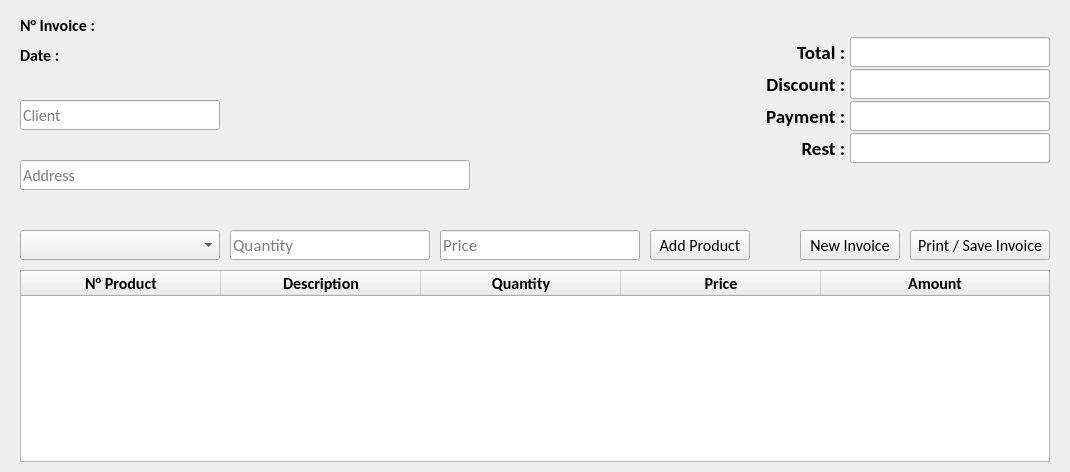
      <widget class="QWidget" name="page_2">
       <layout class="QGridLayout" name="gridLayout_7">
        <property name="leftMargin">
         <number>20</number>
        </property>
        <property name="topMargin">
         <number>10</number>
        </property>
        <property name="rightMargin">
         <number>20</number>
        </property>
        <property name="bottomMargin">
         <number>10</number>
        </property>
        <property name="horizontalSpacing">
         <number>0</number>
        </property>
        <property name="verticalSpacing">
         <number>10</number>
        </property>
        <item row="2" column="0">
         <widget class="QTableWidget" name="table">
          <property name="font">
           <font>
            <family>Calibri</family>
            <pointsize>12</pointsize>
           </font>
          </property>
          <attribute name="horizontalHeaderDefaultSectionSize">
           <number>200</number>
          </attribute>
          <attribute name="horizontalHeaderStretchLastSection">
           <bool>true</bool>
          </attribute>
          <attribute name="verticalHeaderVisible">
           <bool>false</bool>
          </attribute>
          <column>
           <property name="text">
            <string>N° Product</string>
           </property>
           <property name="font">
            <font>
             <family>Calibri</family>
             <pointsize>12</pointsize>
             <bold>true</bold>
            </font>
           </property>
          </column>
          <column>
           <property name="text">
            <string>Description</string>
           </property>
           <property name="font">
            <font>
             <family>Calibri</family>
             <pointsize>12</pointsize>
             <bold>true</bold>
            </font>
           </property>
          </column>
          <column>
           <property name="text">
            <string>Quantity</string>
           </property>
           <property name="font">
            <font>
             <family>Calibri</family>
             <pointsize>12</pointsize>
             <bold>true</bold>
            </font>
           </property>
          </column>
          <column>
           <property name="text">
            <string>Price</string>
           </property>
           <property name="font">
            <font>
             <family>Calibri</family>
             <pointsize>12</pointsize>
             <bold>true</bold>
            </font>
           </property>
          </column>
          <column>
           <property name="text">
            <string>Amount</string>
           </property>
           <property name="font">
            <font>
             <family>Calibri</family>
             <pointsize>12</pointsize>
             <bold>true</bold>
            </font>
           </property>
          </column>
         </widget>
        </item>
        <item row="0" column="0">
         <widget class="QWidget" name="widget" native="true">
          <property name="minimumSize">
           <size>
            <width>0</width>
            <height>180</height>
           </size>
          </property>
          <property name="maximumSize">
           <size>
            <width>16777215</width>
            <height>180</height>
           </size>
          </property>
          <layout class="QGridLayout" name="gridLayout_5">
           <property name="leftMargin">
            <number>0</number>
           </property>
           <property name="topMargin">
            <number>0</number>
           </property>
           <property name="rightMargin">
            <number>0</number>
           </property>
           <property name="bottomMargin">
            <number>0</number>
           </property>
           <property name="spacing">
            <number>0</number>
           </property>
           <item row="0" column="1">
            <spacer name="horizontalSpacer_3">
             <property name="orientation">
              <enum>Qt::Orientation::Horizontal</enum>
             </property>
             <property name="sizeHint" stdset="0">
              <size>
               <width>40</width>
               <height>20</height>
              </size>
             </property>
            </spacer>
           </item>
           <item row="0" column="0">
            <widget class="QWidget" name="widget" native="true">
             <property name="minimumSize">
              <size>
               <width>200</width>
               <height>60</height>
              </size>
             </property>
             <property name="maximumSize">
              <size>
               <width>200</width>
               <height>60</height>
              </size>
             </property>
             <layout class="QGridLayout" name="gridLayout_4">
              <property name="leftMargin">
               <number>0</number>
              </property>
              <property name="topMargin">
               <number>0</number>
              </property>
              <property name="rightMargin">
               <number>0</number>
              </property>
              <property name="bottomMargin">
               <number>0</number>
              </property>
              <property name="spacing">
               <number>0</number>
              </property>
              <item row="0" column="0">
               <widget class="QLabel" name="label_6">
                <property name="minimumSize">
                 <size>
                  <width>100</width>
                  <height>30</height>
                 </size>
                </property>
                <property name="maximumSize">
                 <size>
                  <width>100</width>
                  <height>30</height>
                 </size>
                </property>
                <property name="font">
                 <font>
                  <family>Calibri</family>
                  <pointsize>12</pointsize>
                  <bold>true</bold>
                 </font>
                </property>
                <property name="text">
                 <string>N° Invoice :</string>
                </property>
               </widget>
              </item>
              <item row="0" column="1">
               <widget class="QLabel" name="n_invoice">
                <property name="minimumSize">
                 <size>
                  <width>100</width>
                  <height>30</height>
                 </size>
                </property>
                <property name="maximumSize">
                 <size>
                  <width>100</width>
                  <height>30</height>
                 </size>
                </property>
                <property name="font">
                 <font>
                  <family>Calibri</family>
                  <pointsize>12</pointsize>
                 </font>
                </property>
                <property name="text">
                 <string/>
                </property>
                <property name="alignment">
                 <set>Qt::AlignmentFlag::AlignRight|Qt::AlignmentFlag::AlignTrailing|Qt::AlignmentFlag::AlignVCenter</set>
                </property>
               </widget>
              </item>
              <item row="1" column="0">
               <widget class="QLabel" name="label_8">
                <property name="minimumSize">
                 <size>
                  <width>100</width>
                  <height>30</height>
                 </size>
                </property>
                <property name="maximumSize">
                 <size>
                  <width>100</width>
                  <height>30</height>
                 </size>
                </property>
                <property name="font">
                 <font>
                  <family>Calibri</family>
                  <pointsize>12</pointsize>
                  <bold>true</bold>
                 </font>
                </property>
                <property name="text">
                 <string>Date :</string>
                </property>
               </widget>
              </item>
              <item row="1" column="1">
               <widget class="QLabel" name="date">
                <property name="minimumSize">
                 <size>
                  <width>100</width>
                  <height>30</height>
                 </size>
                </property>
                <property name="maximumSize">
                 <size>
                  <width>100</width>
                  <height>30</height>
                 </size>
                </property>
                <property name="font">
                 <font>
                  <family>Calibri</family>
                  <pointsize>12</pointsize>
                 </font>
                </property>
                <property name="text">
                 <string/>
                </property>
                <property name="alignment">
                 <set>Qt::AlignmentFlag::AlignRight|Qt::AlignmentFlag::AlignTrailing|Qt::AlignmentFlag::AlignVCenter</set>
                </property>
               </widget>
              </item>
             </layout>
            </widget>
           </item>
           <item row="1" column="0">
            <widget class="QWidget" name="widget" native="true">
             <property name="minimumSize">
              <size>
               <width>450</width>
               <height>120</height>
              </size>
             </property>
             <property name="maximumSize">
              <size>
               <width>450</width>
               <height>120</height>
              </size>
             </property>
             <layout class="QVBoxLayout" name="verticalLayout_2" stretch="0,0,0,0">
              <property name="spacing">
               <number>0</number>
              </property>
              <property name="leftMargin">
               <number>0</number>
              </property>
              <property name="topMargin">
               <number>0</number>
              </property>
              <property name="rightMargin">
               <number>0</number>
              </property>
              <property name="bottomMargin">
               <number>0</number>
              </property>
              <item>
               <widget class="QLabel" name="label_14">
                <property name="minimumSize">
                 <size>
                  <width>200</width>
                  <height>30</height>
                 </size>
                </property>
                <property name="maximumSize">
                 <size>
                  <width>200</width>
                  <height>30</height>
                 </size>
                </property>
                <property name="font">
                 <font>
                  <family>Calibri</family>
                  <pointsize>10</pointsize>
                 </font>
                </property>
                <property name="text">
                 <string/>
                </property>
                <property name="alignment">
                 <set>Qt::AlignmentFlag::AlignBottom|Qt::AlignmentFlag::AlignLeading|Qt::AlignmentFlag::AlignLeft</set>
                </property>
               </widget>
              </item>
              <item>
               <widget class="QLineEdit" name="client">
                <property name="minimumSize">
                 <size>
                  <width>200</width>
                  <height>30</height>
                 </size>
                </property>
                <property name="maximumSize">
                 <size>
                  <width>200</width>
                  <height>30</height>
                 </size>
                </property>
                <property name="font">
                 <font>
                  <family>Calibri</family>
                  <pointsize>12</pointsize>
                 </font>
                </property>
                <property name="text">
                 <string/>
                </property>
                <property name="placeholderText">
                 <string>Client</string>
                </property>
               </widget>
              </item>
              <item>
               <widget class="QLabel" name="label_15">
                <property name="minimumSize">
                 <size>
                  <width>450</width>
                  <height>30</height>
                 </size>
                </property>
                <property name="maximumSize">
                 <size>
                  <width>450</width>
                  <height>30</height>
                 </size>
                </property>
                <property name="font">
                 <font>
                  <family>Calibri</family>
                  <pointsize>10</pointsize>
                 </font>
                </property>
                <property name="text">
                 <string/>
                </property>
                <property name="alignment">
                 <set>Qt::AlignmentFlag::AlignBottom|Qt::AlignmentFlag::AlignLeading|Qt::AlignmentFlag::AlignLeft</set>
                </property>
               </widget>
              </item>
              <item>
               <widget class="QLineEdit" name="address_client">
                <property name="minimumSize">
                 <size>
                  <width>450</width>
                  <height>30</height>
                 </size>
                </property>
                <property name="maximumSize">
                 <size>
                  <width>450</width>
                  <height>30</height>
                 </size>
                </property>
                <property name="font">
                 <font>
                  <family>Calibri</family>
                  <pointsize>12</pointsize>
                 </font>
                </property>
                <property name="placeholderText">
                 <string>Address</string>
                </property>
               </widget>
              </item>
             </layout>
            </widget>
           </item>
           <item row="0" column="2" rowspan="2">
            <widget class="QWidget" name="widget" native="true">
             <property name="minimumSize">
              <size>
               <width>305</width>
               <height>130</height>
              </size>
             </property>
             <property name="maximumSize">
              <size>
               <width>305</width>
               <height>130</height>
              </size>
             </property>
             <layout class="QGridLayout" name="gridLayout_3">
              <property name="leftMargin">
               <number>0</number>
              </property>
              <property name="topMargin">
               <number>0</number>
              </property>
              <property name="rightMargin">
               <number>0</number>
              </property>
              <property name="bottomMargin">
               <number>0</number>
              </property>
              <property name="horizontalSpacing">
               <number>5</number>
              </property>
              <property name="verticalSpacing">
               <number>0</number>
              </property>
              <item row="0" column="0">
               <widget class="QLabel" name="label_10">
                <property name="minimumSize">
                 <size>
                  <width>100</width>
                  <height>30</height>
                 </size>
                </property>
                <property name="maximumSize">
                 <size>
                  <width>100</width>
                  <height>30</height>
                 </size>
                </property>
                <property name="font">
                 <font>
                  <family>Calibri</family>
                  <pointsize>14</pointsize>
                  <bold>true</bold>
                 </font>
                </property>
                <property name="layoutDirection">
                 <enum>Qt::LayoutDirection::LeftToRight</enum>
                </property>
                <property name="text">
                 <string>Total :</string>
                </property>
                <property name="alignment">
                 <set>Qt::AlignmentFlag::AlignRight|Qt::AlignmentFlag::AlignTrailing|Qt::AlignmentFlag::AlignVCenter</set>
                </property>
               </widget>
              </item>
              <item row="0" column="1">
               <widget class="QLineEdit" name="total">
                <property name="minimumSize">
                 <size>
                  <width>200</width>
                  <height>30</height>
                 </size>
                </property>
                <property name="maximumSize">
                 <size>
                  <width>200</width>
                  <height>30</height>
                 </size>
                </property>
                <property name="font">
                 <font>
                  <family>Calibri</family>
                  <pointsize>14</pointsize>
                 </font>
                </property>
                <property name="text">
                 <string/>
                </property>
                <property name="alignment">
                 <set>Qt::AlignmentFlag::AlignCenter</set>
                </property>
               </widget>
              </item>
              <item row="1" column="0">
               <widget class="QLabel" name="label_11">
                <property name="minimumSize">
                 <size>
                  <width>100</width>
                  <height>30</height>
                 </size>
                </property>
                <property name="maximumSize">
                 <size>
                  <width>100</width>
                  <height>30</height>
                 </size>
                </property>
                <property name="font">
                 <font>
                  <family>Calibri</family>
                  <pointsize>14</pointsize>
                  <bold>true</bold>
                 </font>
                </property>
                <property name="layoutDirection">
                 <enum>Qt::LayoutDirection::LeftToRight</enum>
                </property>
                <property name="text">
                 <string>Discount :</string>
                </property>
                <property name="alignment">
                 <set>Qt::AlignmentFlag::AlignRight|Qt::AlignmentFlag::AlignTrailing|Qt::AlignmentFlag::AlignVCenter</set>
                </property>
               </widget>
              </item>
              <item row="1" column="1">
               <widget class="QLineEdit" name="discount">
                <property name="minimumSize">
                 <size>
                  <width>200</width>
                  <height>30</height>
                 </size>
                </property>
                <property name="maximumSize">
                 <size>
                  <width>200</width>
                  <height>30</height>
                 </size>
                </property>
                <property name="font">
                 <font>
                  <family>Calibri</family>
                  <pointsize>14</pointsize>
                 </font>
                </property>
                <property name="alignment">
                 <set>Qt::AlignmentFlag::AlignCenter</set>
                </property>
               </widget>
              </item>
              <item row="2" column="0">
               <widget class="QLabel" name="label_12">
                <property name="minimumSize">
                 <size>
                  <width>100</width>
                  <height>30</height>
                 </size>
                </property>
                <property name="maximumSize">
                 <size>
                  <width>100</width>
                  <height>30</height>
                 </size>
                </property>
                <property name="font">
                 <font>
                  <family>Calibri</family>
                  <pointsize>14</pointsize>
                  <bold>true</bold>
                 </font>
                </property>
                <property name="layoutDirection">
                 <enum>Qt::LayoutDirection::LeftToRight</enum>
                </property>
                <property name="text">
                 <string>Payment :</string>
                </property>
                <property name="alignment">
                 <set>Qt::AlignmentFlag::AlignRight|Qt::AlignmentFlag::AlignTrailing|Qt::AlignmentFlag::AlignVCenter</set>
                </property>
               </widget>
              </item>
              <item row="2" column="1">
               <widget class="QLineEdit" name="payment">
                <property name="minimumSize">
                 <size>
                  <width>200</width>
                  <height>30</height>
                 </size>
                </property>
                <property name="maximumSize">
                 <size>
                  <width>200</width>
                  <height>30</height>
                 </size>
                </property>
                <property name="font">
                 <font>
                  <family>Calibri</family>
                  <pointsize>14</pointsize>
                 </font>
                </property>
                <property name="alignment">
                 <set>Qt::AlignmentFlag::AlignCenter</set>
                </property>
               </widget>
              </item>
              <item row="3" column="0">
               <widget class="QLabel" name="label_13">
                <property name="minimumSize">
                 <size>
                  <width>100</width>
                  <height>30</height>
                 </size>
                </property>
                <property name="maximumSize">
                 <size>
                  <width>100</width>
                  <height>30</height>
                 </size>
                </property>
                <property name="font">
                 <font>
                  <family>Calibri</family>
                  <pointsize>14</pointsize>
                  <bold>true</bold>
                 </font>
                </property>
                <property name="layoutDirection">
                 <enum>Qt::LayoutDirection::LeftToRight</enum>
                </property>
                <property name="text">
                 <string>Rest :</string>
                </property>
                <property name="alignment">
                 <set>Qt::AlignmentFlag::AlignRight|Qt::AlignmentFlag::AlignTrailing|Qt::AlignmentFlag::AlignVCenter</set>
                </property>
               </widget>
              </item>
              <item row="3" column="1">
               <widget class="QLineEdit" name="rest">
                <property name="minimumSize">
                 <size>
                  <width>200</width>
                  <height>30</height>
                 </size>
                </property>
                <property name="maximumSize">
                 <size>
                  <width>200</width>
                  <height>30</height>
                 </size>
                </property>
                <property name="font">
                 <font>
                  <family>Calibri</family>
                  <pointsize>14</pointsize>
                 </font>
                </property>
                <property name="alignment">
                 <set>Qt::AlignmentFlag::AlignCenter</set>
                </property>
               </widget>
              </item>
             </layout>
            </widget>
           </item>
          </layout>
         </widget>
        </item>
        <item row="1" column="0">
         <widget class="QWidget" name="widget_3" native="true">
          <property name="minimumSize">
           <size>
            <width>0</width>
            <height>60</height>
           </size>
          </property>
          <property name="maximumSize">
           <size>
            <width>16777215</width>
            <height>60</height>
           </size>
          </property>
          <layout class="QGridLayout" name="gridLayout_6">
           <property name="leftMargin">
            <number>0</number>
           </property>
           <property name="topMargin">
            <number>0</number>
           </property>
           <property name="rightMargin">
            <number>0</number>
           </property>
           <property name="bottomMargin">
            <number>0</number>
           </property>
           <property name="horizontalSpacing">
            <number>10</number>
           </property>
           <property name="verticalSpacing">
            <number>0</number>
           </property>
           <item row="0" column="1">
            <widget class="QLabel" name="label_17">
             <property name="minimumSize">
              <size>
               <width>200</width>
               <height>30</height>
              </size>
             </property>
             <property name="maximumSize">
              <size>
               <width>200</width>
               <height>30</height>
              </size>
             </property>
             <property name="font">
              <font>
               <family>Calibri</family>
               <pointsize>10</pointsize>
              </font>
             </property>
             <property name="text">
              <string/>
             </property>
             <property name="alignment">
              <set>Qt::AlignmentFlag::AlignBottom|Qt::AlignmentFlag::AlignLeading|Qt::AlignmentFlag::AlignLeft</set>
             </property>
            </widget>
           </item>
           <item row="1" column="6">
            <widget class="QPushButton" name="printSaveInvoice">
             <property name="minimumSize">
              <size>
               <width>140</width>
               <height>30</height>
              </size>
             </property>
             <property name="maximumSize">
              <size>
               <width>140</width>
               <height>30</height>
              </size>
             </property>
             <property name="font">
              <font>
               <family>Calibri</family>
               <pointsize>12</pointsize>
              </font>
             </property>
             <property name="text">
              <string>Print / Save Invoice</string>
             </property>
            </widget>
           </item>
           <item row="1" column="5">
            <widget class="QPushButton" name="newInvoice">
             <property name="minimumSize">
              <size>
               <width>100</width>
               <height>30</height>
              </size>
             </property>
             <property name="maximumSize">
              <size>
               <width>100</width>
               <height>30</height>
              </size>
             </property>
             <property name="font">
              <font>
               <family>Calibri</family>
               <pointsize>12</pointsize>
              </font>
             </property>
             <property name="text">
              <string>New Invoice</string>
             </property>
            </widget>
           </item>
           <item row="0" column="2">
            <widget class="QLabel" name="label_16">
             <property name="minimumSize">
              <size>
               <width>200</width>
               <height>30</height>
              </size>
             </property>
             <property name="maximumSize">
              <size>
               <width>200</width>
               <height>30</height>
              </size>
             </property>
             <property name="font">
              <font>
               <family>Calibri</family>
               <pointsize>10</pointsize>
              </font>
             </property>
             <property name="text">
              <string/>
             </property>
             <property name="alignment">
              <set>Qt::AlignmentFlag::AlignBottom|Qt::AlignmentFlag::AlignLeading|Qt::AlignmentFlag::AlignLeft</set>
             </property>
            </widget>
           </item>
           <item row="1" column="1">
            <widget class="QLineEdit" name="quantity">
             <property name="minimumSize">
              <size>
               <width>200</width>
               <height>30</height>
              </size>
             </property>
             <property name="maximumSize">
              <size>
               <width>200</width>
               <height>30</height>
              </size>
             </property>
             <property name="font">
              <font>
               <family>Calibri</family>
               <pointsize>13</pointsize>
              </font>
             </property>
             <property name="text">
              <string/>
             </property>
             <property name="alignment">
              <set>Qt::AlignmentFlag::AlignLeading|Qt::AlignmentFlag::AlignLeft|Qt::AlignmentFlag::AlignVCenter</set>
             </property>
             <property name="placeholderText">
              <string>Quantity</string>
             </property>
            </widget>
           </item>
           <item row="1" column="0">
            <widget class="QComboBox" name="product">
             <property name="minimumSize">
              <size>
               <width>200</width>
               <height>30</height>
              </size>
             </property>
             <property name="maximumSize">
              <size>
               <width>200</width>
               <height>30</height>
              </size>
             </property>
             <property name="font">
              <font>
               <family>Calibri</family>
               <pointsize>12</pointsize>
              </font>
             </property>
             <property name="placeholderText">
              <string>Product</string>
             </property>
             <item>
              <property name="text">
               <string>product-101</string>
              </property>
             </item>
             <item>
              <property name="text">
               <string>product-102</string>
              </property>
             </item>
             <item>
              <property name="text">
               <string>product-103</string>
              </property>
             </item>
             <item>
              <property name="text">
               <string>product-104</string>
              </property>
             </item>
             <item>
              <property name="text">
               <string>product-105</string>
              </property>
             </item>
             <item>
              <property name="text">
               <string>product-106</string>
              </property>
             </item>
             <item>
              <property name="text">
               <string>product-107</string>
              </property>
             </item>
             <item>
              <property name="text">
               <string>product-108</string>
              </property>
             </item>
             <item>
              <property name="text">
               <string>product-109</string>
              </property>
             </item>
             <item>
              <property name="text">
               <string>product-110</string>
              </property>
             </item>
            </widget>
           </item>
           <item row="1" column="2">
            <widget class="QLineEdit" name="price">
             <property name="minimumSize">
              <size>
               <width>200</width>
               <height>30</height>
              </size>
             </property>
             <property name="maximumSize">
              <size>
               <width>200</width>
               <height>30</height>
              </size>
             </property>
             <property name="font">
              <font>
               <family>Calibri</family>
               <pointsize>13</pointsize>
              </font>
             </property>
             <property name="text">
              <string/>
             </property>
             <property name="alignment">
              <set>Qt::AlignmentFlag::AlignLeading|Qt::AlignmentFlag::AlignLeft|Qt::AlignmentFlag::AlignVCenter</set>
             </property>
             <property name="placeholderText">
              <string>Price</string>
             </property>
            </widget>
           </item>
           <item row="1" column="3">
            <widget class="QPushButton" name="addProduct">
             <property name="minimumSize">
              <size>
               <width>100</width>
               <height>30</height>
              </size>
             </property>
             <property name="maximumSize">
              <size>
               <width>100</width>
               <height>30</height>
              </size>
             </property>
             <property name="font">
              <font>
               <family>Calibri</family>
               <pointsize>12</pointsize>
              </font>
             </property>
             <property name="text">
              <string>Add Product</string>
             </property>
            </widget>
           </item>
           <item row="1" column="4">
            <spacer name="horizontalSpacer_4">
             <property name="orientation">
              <enum>Qt::Orientation::Horizontal</enum>
             </property>
             <property name="sizeHint" stdset="0">
              <size>
               <width>40</width>
               <height>20</height>
              </size>
             </property>
            </spacer>
           </item>
          </layout>
         </widget>
        </item>
       </layout>
      </widget>
